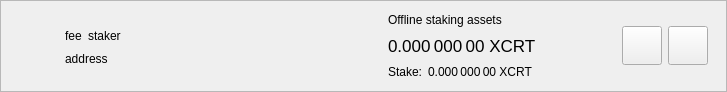
<?xml version="1.0" encoding="UTF-8"?>
<ui version="4.0">
 <class>DelegationItemWidget</class>
 <widget class="QWidget" name="DelegationItemWidget">
  <property name="geometry">
   <rect>
    <x>0</x>
    <y>0</y>
    <width>727</width>
    <height>92</height>
   </rect>
  </property>
  <property name="sizePolicy">
   <sizepolicy hsizetype="Preferred" vsizetype="Maximum">
    <horstretch>0</horstretch>
    <verstretch>0</verstretch>
   </sizepolicy>
  </property>
  <property name="windowTitle">
   <string>Form</string>
  </property>
  <layout class="QVBoxLayout" name="verticalLayout_2">
   <property name="spacing">
    <number>0</number>
   </property>
   <property name="leftMargin">
    <number>0</number>
   </property>
   <property name="topMargin">
    <number>0</number>
   </property>
   <property name="rightMargin">
    <number>0</number>
   </property>
   <property name="bottomMargin">
    <number>0</number>
   </property>
   <item>
    <widget class="QFrame" name="delegationItemFrame">
     <property name="frameShape">
      <enum>QFrame::StyledPanel</enum>
     </property>
     <property name="frameShadow">
      <enum>QFrame::Raised</enum>
     </property>
     <layout class="QHBoxLayout" name="horizontalLayout">
      <property name="topMargin">
       <number>0</number>
      </property>
      <property name="bottomMargin">
       <number>0</number>
      </property>
      <item>
       <widget class="QLabel" name="delegationLogo">
        <property name="sizePolicy">
         <sizepolicy hsizetype="Fixed" vsizetype="Fixed">
          <horstretch>0</horstretch>
          <verstretch>0</verstretch>
         </sizepolicy>
        </property>
        <property name="minimumSize">
         <size>
          <width>40</width>
          <height>40</height>
         </size>
        </property>
        <property name="alignment">
         <set>Qt::AlignCenter</set>
        </property>
       </widget>
      </item>
      <item>
       <widget class="QStackedWidget" name="stackedWidget">
        <property name="currentIndex">
         <number>0</number>
        </property>
        <widget class="QWidget" name="page">
         <layout class="QHBoxLayout" name="horizontalLayout_4">
          <item>
           <layout class="QHBoxLayout" name="horizontalLayout_3">
            <item>
             <layout class="QVBoxLayout" name="verticalLayout">
              <property name="rightMargin">
               <number>15</number>
              </property>
              <item>
               <spacer name="verticalSpacer_2">
                <property name="orientation">
                 <enum>Qt::Vertical</enum>
                </property>
                <property name="sizeHint" stdset="0">
                 <size>
                  <width>20</width>
                  <height>0</height>
                 </size>
                </property>
               </spacer>
              </item>
              <item alignment="Qt::AlignLeft">
               <widget class="QWidget" name="widgetDelegation" native="true">
                <property name="minimumSize">
                 <size>
                  <width>280</width>
                  <height>0</height>
                 </size>
                </property>
                <layout class="QHBoxLayout" name="horizontalLayout_2" stretch="0,0,1">
                 <property name="leftMargin">
                  <number>0</number>
                 </property>
                 <property name="topMargin">
                  <number>0</number>
                 </property>
                 <property name="rightMargin">
                  <number>0</number>
                 </property>
                 <property name="bottomMargin">
                  <number>0</number>
                 </property>
                 <item alignment="Qt::AlignLeft">
                  <widget class="QLabel" name="labelFee">
                   <property name="text">
                    <string>fee</string>
                   </property>
                   <property name="textInteractionFlags">
                    <set>Qt::LinksAccessibleByMouse|Qt::TextSelectableByMouse</set>
                   </property>
                  </widget>
                 </item>
                 <item alignment="Qt::AlignLeft">
                  <widget class="QLabel" name="labelStaker">
                   <property name="text">
                    <string>staker</string>
                   </property>
                   <property name="textInteractionFlags">
                    <set>Qt::LinksAccessibleByMouse|Qt::TextSelectableByMouse</set>
                   </property>
                  </widget>
                 </item>
                 <item>
                  <spacer name="horizontalSpacer">
                   <property name="orientation">
                    <enum>Qt::Horizontal</enum>
                   </property>
                   <property name="sizeType">
                    <enum>QSizePolicy::Minimum</enum>
                   </property>
                   <property name="sizeHint" stdset="0">
                    <size>
                     <width>0</width>
                     <height>20</height>
                    </size>
                   </property>
                  </spacer>
                 </item>
                </layout>
               </widget>
              </item>
              <item alignment="Qt::AlignLeft">
               <widget class="QLabel" name="labelAddress">
                <property name="text">
                 <string>address</string>
                </property>
                <property name="textInteractionFlags">
                 <set>Qt::LinksAccessibleByMouse|Qt::TextSelectableByMouse</set>
                </property>
               </widget>
              </item>
              <item>
               <spacer name="verticalSpacer">
                <property name="orientation">
                 <enum>Qt::Vertical</enum>
                </property>
                <property name="sizeHint" stdset="0">
                 <size>
                  <width>20</width>
                  <height>0</height>
                 </size>
                </property>
               </spacer>
              </item>
             </layout>
            </item>
            <item>
             <widget class="QWidget" name="vLineAssets" native="true">
              <property name="minimumSize">
               <size>
                <width>1</width>
                <height>0</height>
               </size>
              </property>
             </widget>
            </item>
            <item>
             <widget class="QWidget" name="widgetStakingAssets" native="true">
              <property name="sizePolicy">
               <sizepolicy hsizetype="Minimum" vsizetype="Preferred">
                <horstretch>0</horstretch>
                <verstretch>0</verstretch>
               </sizepolicy>
              </property>
              <layout class="QVBoxLayout" name="verticalLayout_3">
               <property name="leftMargin">
                <number>15</number>
               </property>
               <property name="topMargin">
                <number>0</number>
               </property>
               <property name="rightMargin">
                <number>15</number>
               </property>
               <property name="bottomMargin">
                <number>0</number>
               </property>
               <item>
                <widget class="QLabel" name="labelAssetsText">
                 <property name="text">
                  <string>Offline staking assets</string>
                 </property>
                 <property name="alignment">
                  <set>Qt::AlignLeading|Qt::AlignLeft|Qt::AlignVCenter</set>
                 </property>
                </widget>
               </item>
               <item>
                <widget class="QLabel" name="labelAssets">
                 <property name="font">
                  <font>
                   <pointsize>13</pointsize>
                  </font>
                 </property>
                 <property name="cursor">
                  <cursorShape>IBeamCursor</cursorShape>
                 </property>
                 <property name="toolTip">
                  <string>Your current spendable balance</string>
                 </property>
                 <property name="text">
                  <string notr="true">0.000 000 00 XCRT</string>
                 </property>
                 <property name="alignment">
                  <set>Qt::AlignLeading|Qt::AlignLeft|Qt::AlignVCenter</set>
                 </property>
                 <property name="textInteractionFlags">
                  <set>Qt::LinksAccessibleByMouse|Qt::TextSelectableByMouse</set>
                 </property>
                </widget>
               </item>
               <item>
                <layout class="QHBoxLayout" name="horizontalLayout_6">
                 <property name="spacing">
                  <number>6</number>
                 </property>
                 <item>
                  <widget class="QLabel" name="labelStakeText">
                   <property name="sizePolicy">
                    <sizepolicy hsizetype="Maximum" vsizetype="Preferred">
                     <horstretch>0</horstretch>
                     <verstretch>0</verstretch>
                    </sizepolicy>
                   </property>
                   <property name="text">
                    <string>Stake:</string>
                   </property>
                   <property name="alignment">
                    <set>Qt::AlignLeading|Qt::AlignLeft|Qt::AlignVCenter</set>
                   </property>
                  </widget>
                 </item>
                 <item>
                  <widget class="QLabel" name="labelStake">
                   <property name="text">
                    <string>0.000 000 00 XCRT</string>
                   </property>
                   <property name="alignment">
                    <set>Qt::AlignLeading|Qt::AlignLeft|Qt::AlignVCenter</set>
                   </property>
                   <property name="textInteractionFlags">
                    <set>Qt::LinksAccessibleByMouse|Qt::TextSelectableByMouse</set>
                   </property>
                  </widget>
                 </item>
                 <item>
                  <spacer name="horizontalSpacer_4">
                   <property name="orientation">
                    <enum>Qt::Horizontal</enum>
                   </property>
                   <property name="sizeType">
                    <enum>QSizePolicy::Minimum</enum>
                   </property>
                   <property name="sizeHint" stdset="0">
                    <size>
                     <width>0</width>
                     <height>0</height>
                    </size>
                   </property>
                  </spacer>
                 </item>
                </layout>
               </item>
              </layout>
             </widget>
            </item>
            <item>
             <spacer name="horizontalSpacer_2">
              <property name="orientation">
               <enum>Qt::Horizontal</enum>
              </property>
              <property name="sizeHint" stdset="0">
               <size>
                <width>193</width>
                <height>20</height>
               </size>
              </property>
             </spacer>
            </item>
            <item>
             <widget class="QToolButton" name="buttonSplit">
              <property name="text">
               <string/>
              </property>
              <property name="iconSize">
               <size>
                <width>32</width>
                <height>32</height>
               </size>
              </property>
             </widget>
            </item>
            <item>
             <widget class="QToolButton" name="buttonRemove">
              <property name="text">
               <string/>
              </property>
              <property name="iconSize">
               <size>
                <width>32</width>
                <height>32</height>
               </size>
              </property>
             </widget>
            </item>
           </layout>
          </item>
         </layout>
        </widget>
        <widget class="QWidget" name="page_2">
         <layout class="QHBoxLayout" name="horizontalLayout_5">
          <item>
           <widget class="QLabel" name="labelNewDelegation">
            <property name="text">
             <string>Add new delegations</string>
            </property>
           </widget>
          </item>
          <item>
           <spacer name="horizontalSpacer_3">
            <property name="orientation">
             <enum>Qt::Horizontal</enum>
            </property>
            <property name="sizeHint" stdset="0">
             <size>
              <width>408</width>
              <height>20</height>
             </size>
            </property>
           </spacer>
          </item>
          <item>
           <widget class="QToolButton" name="buttonRestore">
            <property name="text">
             <string/>
            </property>
            <property name="iconSize">
             <size>
              <width>32</width>
              <height>32</height>
             </size>
            </property>
           </widget>
          </item>
          <item>
           <widget class="QToolButton" name="buttonAdd">
            <property name="text">
             <string/>
            </property>
            <property name="iconSize">
             <size>
              <width>32</width>
              <height>32</height>
             </size>
            </property>
           </widget>
          </item>
         </layout>
        </widget>
       </widget>
      </item>
     </layout>
    </widget>
   </item>
  </layout>
 </widget>
 <resources/>
 <connections/>
</ui>
